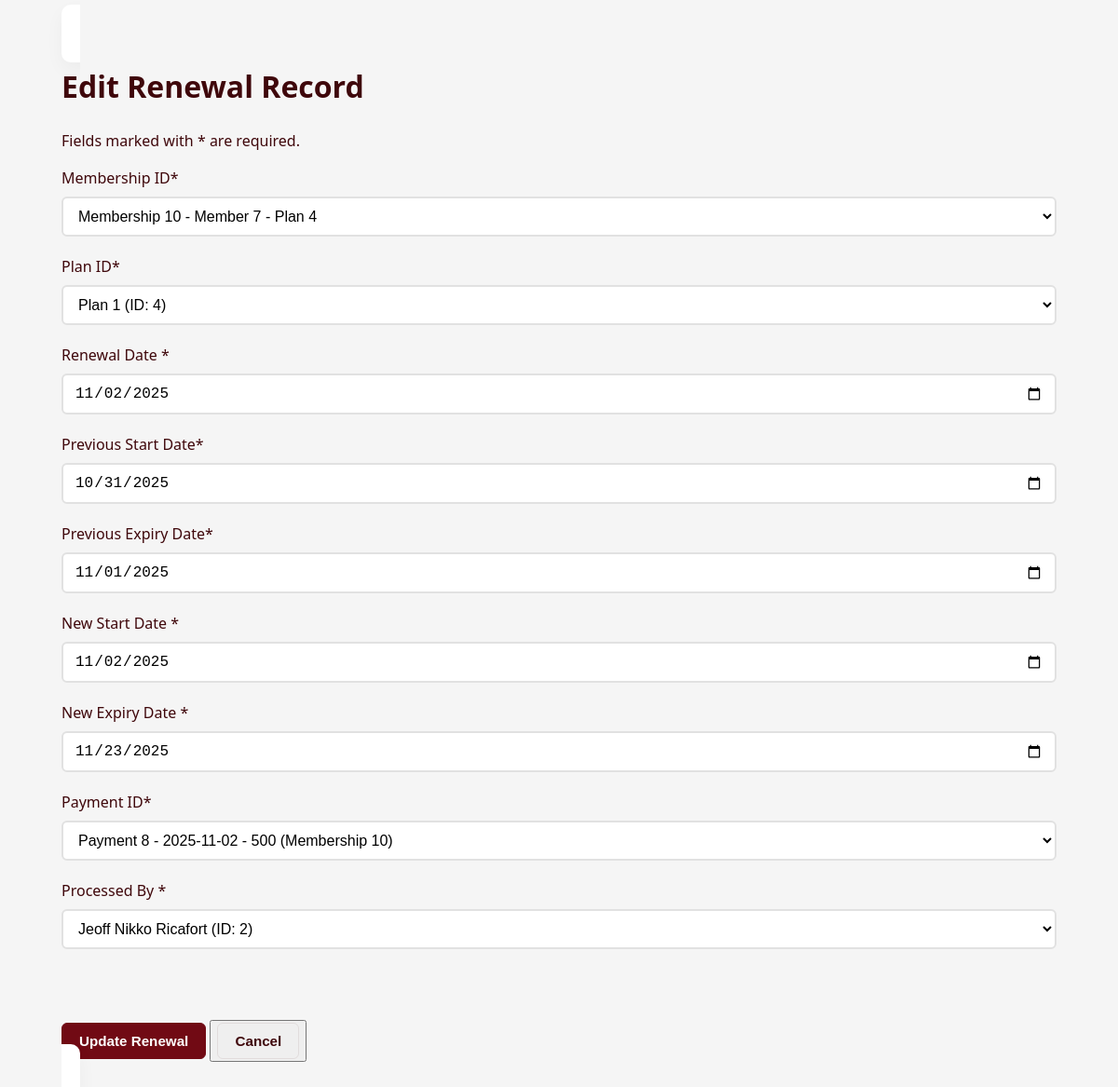
/Renewal/editRenewal.php?renewal_id=3, run on the app's committed database.
### tables this page shows
CREATE TABLE `renewal_record` (
  `renewal_id` int(11) NOT NULL,
  `membership_id` int(11) NOT NULL,
  `plan_id` int(11) NOT NULL,
  `renewal_date` date NOT NULL,
  `previous_start_date` date NOT NULL,
  `previous_expiry_date` date NOT NULL,
  `new_start_date` date NOT NULL,
  `new_expiry_date` date NOT NULL,
  `payment_id` int(11) NOT NULL,
  `employee_id` int(11) NOT NULL
);

CREATE TABLE `membership_plans` (
  `plan_id` int(11) NOT NULL,
  `plan_name` varchar(255) NOT NULL,
  `description` varchar(255) NOT NULL,
  `duration` int(11) NOT NULL,
  `price` decimal(11,0) NOT NULL,
  `plan_type` enum('Individual','Family','Student','Corporate') NOT NULL,
  `status` enum('active','not_active','','') NOT NULL,
  `created_at` timestamp NOT NULL DEFAULT current_timestamp() ON UPDATE current_timestamp(),
  `updated_at` timestamp NOT NULL DEFAULT current_timestamp()
);

CREATE TABLE `profile` (
  `id` int(11) NOT NULL,
  `role_id` int(11) NOT NULL,
  `fname` varchar(255) NOT NULL,
  `lname` varchar(255) NOT NULL,
  `mname` varchar(1) DEFAULT NULL,
  `phone_num` varchar(20) NOT NULL,
  `address` varchar(255) NOT NULL,
  `sex` enum('Male','Female') NOT NULL,
  `dob` date NOT NULL,
  `join_date` date NOT NULL,
  `status` enum('Active','Inactive','','') NOT NULL,
  `created_at` datetime NOT NULL,
  `updated_at` datetime NOT NULL,
  `email` varchar(225) NOT NULL
);

### classes/database.php (called while the page is built, shortened)
<?php
class Database{
    private $host = "localhost";
    private $username = "root";
    private $password = "";
    private $dbname = "gym membership system";
    public function connect(){
        $this->conn = new PDO("mysql:host=$this->host;dbname=$this->dbname",$this->username,
        $this->password);
        return $this->conn;
    }
}
?>

### classes/membership.php (called while the page is built, shortened)
<?php
    require_once 'database.php';
    class Memberships extends Database{
        public function viewMembership($search = "", $status = ""){
            $sql = "SELECT m.*,
                          mp.fname as member_fname, mp.mname as member_mname, mp.lname as member_lname,
                          sp.fname as staff_fname, sp.mname as staff_mname, sp.lname as staff_lname,
                          p.plan_name
                   FROM membership m
                   LEFT JOIN profile mp ON m.member_id = mp.id AND mp.role_id = 1
                   LEFT JOIN profile sp ON m.employee_id = sp.id AND sp.role_id = 2
                   LEFT JOIN membership_plans p ON m.plan_id = p.plan_id
                   WHERE (CONCAT(mp.fname, ' ', mp.lname) LIKE CONCAT('%',:search,'%')
                         OR m.member_id LIKE CONCAT('%',:search,'%'))
                   AND m.membership_status LIKE CONCAT('%',:status,'%')
                   ORDER BY m.membership_id ASC";
            $query = $this->connect()->prepare($sql);
            $query->bindParam(":search", $search);
            $query->bindParam(":status", $status);
            if($query->execute()){
                return $query->fetchAll();
            } else {
                return null;
            }
        }
    }

### classes/renewal_rec.php (called while the page is built, shortened)
<?php
    require_once 'database.php';
    class RenewalRecords extends Database{
        public function fetchRenewal($prenewal_id){
            $sql = "SELECT * FROM renewal_record WHERE renewal_id=:renewal_id";
            $query = $this->connect()->prepare($sql);
            $prenewal_id = (int)$prenewal_id;
            $query->bindParam(":renewal_id", $prenewal_id, PDO::PARAM_INT);
            if ($query->execute()){
                return $query->fetch();
            } else {
                return null;
            }
        }
    }

### classes/membership_plan.php (called while the page is built, shortened)
<?php
    require_once 'database.php';
    class MembershipPlans extends Database{
        public function viewPlan($search = "", $plan_type = ""){
        $sql = "SELECT * FROM membership_plans WHERE plan_name LIKE CONCAT('%',:search,'%') AND plan_type LIKE CONCAT('%',:plan_type,'%') ORDER BY plan_id  ASC";
        $query = $this->connect()->prepare($sql);
        $query->bindParam(":search", $search);
        $query->bindParam(":plan_type", $plan_type);
        if($query->execute()){
            return $query->fetchAll();
        } else {
            return null;
        }
        }
    }

### classes/payment.php (called while the page is built, shortened)
<?php
    require_once 'database.php';
    class Payments extends Database{
        public function viewPayment($search = "", $status = ""){
            $sql = "SELECT p.*,
                          CONCAT(pr.fname, ' ', pr.mname, ' ', pr.lname) as staff_name,
                          m.*,
                          CONCAT(mp.fname, ' ', mp.mname, ' ', mp.lname) as member_name
                   FROM payment p
                   LEFT JOIN profile pr ON p.employee_id = pr.id AND pr.role_id = 2
                   LEFT JOIN membership m ON p.membership_id = m.membership_id
                   LEFT JOIN profile mp ON m.member_id = mp.id AND mp.role_id = 1
                   WHERE (CONCAT(mp.fname, ' ', mp.lname) LIKE CONCAT('%',:search,'%')
                         OR p.membership_id LIKE CONCAT('%',:search,'%'))
                   AND p.payment_status LIKE CONCAT('%',:status,'%')
                   ORDER BY p.payment_id ASC";
            $query = $this->connect()->prepare($sql);
            $query->bindParam(":search", $search);
            $query->bindParam(":status", $status);
            if($query->execute()){
                return $query->fetchAll();
            } else {
                return null;
            }
        }
    }

### Renewal/editRenewal.php (the view, shortened to what this page needs)
<?php
require_once "../classes/renewal_rec.php";
require_once "../classes/membership.php";
require_once "../classes/membership_plan.php";
require_once "../classes/payment.php";
$renewalObj = new RenewalRecords();
$membershipObj = new Memberships();
$planObj = new MembershipPlans();
$paymentObj = new Payments();
$memberships = $membershipObj->viewMembership();
$plans = $planObj->viewPlan();
$payments = $paymentObj->viewPayment();
$sql_staff = "SELECT id, fname, mname, lname FROM profile WHERE role_id = 2 ORDER BY fname, lname";
$db = new Database();
$qstaff = $db->connect()->prepare($sql_staff);
$employees = [];
if ($qstaff->execute()) {
    $employees = $qstaff->fetchAll();
}
$memberNames = [];
$renewal = [];
$errors = [];
if($_SERVER["REQUEST_METHOD"] == "GET"){
    if(isset($_GET["renewal_id"])){
        $renewal_id = trim(htmlspecialchars($_GET["renewal_id"]));
        $renewal = $renewalObj->fetchRenewal($renewal_id);
    } else {
        echo "<a href='viewRenewal.php'>Return to View Renewals</a>";
        exit("Renewal Record Not Found!");
    }
}
?>
<!DOCTYPE html>
<html lang="en">
<head>
    <link rel="stylesheet" href="../index.css">
</head>
<body>
   <main class="page-container">
        <selection class="form-card">
            <h1>Edit Renewal Record</h1>
            <p class="helper-note">Fields marked with <span class="required">*</span> are required.</p>
            <form action="" method="POST">
                <div class="form-group">
                    <label for="membership_id">Membership ID<span class="required">*</span></label>
                        <select class="form-control" name="membership_id" id="membership_id">
                            <?php if (!empty($memberships)) : ?>
                                <?php foreach ($memberships as $ms) : ?>
                                    <?php $msId = $ms['membership_id'] ?? $ms['id'] ?? null; $mId = $ms['member_id'] ?? null; $mName = $memberNames[$mId] ?? ('Member ' . $mId); $planId = $ms['plan_id'] ?? ''; ?>
                                    <option value="<?= $msId ?>" <?= (isset($renewal['membership_id']) && $renewal['membership_id'] == $msId) ? 'selected' : '' ?>>Membership <?= $msId ?> - <?= htmlspecialchars($mName) ?> - Plan <?= $planId ?></option>
                                <?php endforeach; ?>
                            <?php endif; ?>
                        </select>
            </div>
                <div class="form-group">
                    <label for="plan_id">Plan ID<span class="required">*</span></label>
                        <select class="form-control" name="plan_id" id="plan_id">
                            <?php if (!empty($plans)) : ?>
                                <?php foreach ($plans as $p) : ?>
                                    <?php $pId = $p['plan_id'] ?? $p['id'] ?? null; $pName = $p['plan_name'] ?? ('Plan ' . $pId); ?>
                                    <option value="<?= $pId ?>" <?= (isset($renewal['plan_id']) && $renewal['plan_id'] == $pId) ? 'selected' : '' ?>><?= htmlspecialchars($pName) ?> (ID: <?= $pId ?>)</option>
                                <?php endforeach; ?>
                            <?php endif; ?>
                        </select>
            </div>
            <div class="form-group">
                <label for="renewal_date">Renewal Date <span class="required">*</span></label>
                    <input class="form-control" type="date" name="renewal_date" id="renewal_date" value="<?=$renewal["renewal_date"] ?? "" ?>">
        </div>
            <div class="form-group">
                <label for="previous_start_date">Previous Start Date<span>*</span></label>
                    <input class="form-control" type="date" name="previous_start_date" id="previous_start_date" value="<?=$renewal["previous_start_date"] ?? "" ?>">
        </div>
            <div class="form-group">
                <label for="previous_expiry_date">Previous Expiry Date<span class="required">*</span></label>
                    <input class="form-control" type="date" name="previous_expiry_date" id="previous_expiry_date" value="<?=$renewal["previous_expiry_date"] ?? "" ?>">
        </div>
            <div class="form-group">
                <label for="new_start_date">New Start Date <span class="required">*</span></label>
                    <input class="form-control" type="date" name="new_start_date" id="new_start_date" value="<?=$renewal["new_start_date"] ?? "" ?>">
        </div>
            <div class="form-group">
                <label for="new_expiry_date">New Expiry Date <span class="required">*</span></label>
                    <input class="form-control" type="date" name="new_expiry_date" id="new_expiry_date" value="<?=$renewal["new_expiry_date"] ?? "" ?>">
        </div>
            <div class="form-group">
                    <label for="payment_id">Payment ID<span class="required">*</span></label>
                        <select class="form-control" name="payment_id" id="payment_id">
                            <?php if (!empty($payments)) : ?>
                                <?php foreach ($payments as $pay) : ?>
                                    <?php $payId = $pay['payment_id'] ?? $pay['id'] ?? null; $payDate = $pay['payment_date'] ?? ''; $payAmt = $pay['amount'] ?? ''; $payMs = $pay['membership_id'] ?? ''; ?>
                                    <option value="<?= $payId ?>" <?= (isset($renewal['payment_id']) && $renewal['payment_id'] == $payId) ? 'selected' : '' ?>>Payment <?= $payId ?> </option>
                                <?php endforeach; ?>
                            <?php endif; ?>
                        </select>
            </div>
            <div class="form-group">
                    <label for="employee_id">Processed By <span class="required">*</span></label>
                        <select class="form-control" name="employee_id" id="employee_id">
                            <?php if (!empty($employees)) : ?>
                                <?php foreach ($employees as $e) : ?>
                                    <?php $eId = $e['id']; $eName = trim($e['fname'] . ' ' . ($e['mname'] ? $e['mname'] . ' ' : '') . $e['lname']); ?>
                                    <option value="<?= $eId ?>" <?= (isset($renewal['employee_id']) && $renewal['employee_id'] == $eId) ? 'selected' : '' ?>><?= htmlspecialchars($eName) ?> (ID: <?= $eId ?>)</option>
                                <?php endforeach; ?>
                            <?php endif; ?>
                        </select>
                        <p class="error"><?= $errors['employee_id'] ?? '' ?></p><br><br>
            </div>
            <div class="footer-actions">
                <input type="submit" class="btn btn-primary" value="Update Renewal"> <span><button><a class="btn btn-outline" href="viewRenewal.php">Cancel</a></button></span>
                </div>
            </form>
        </selection>
    </main>
</body>
</html>

### index.css (style rules this page uses)
:root { --dark: #3F070B; --accent: #710A14; --white: #ffffff; --muted: #f5f5f5; --container-max: 1100px; }
* { box-sizing:border-box }
html,body { height:100%; }
body { margin:0; font-family: 'Segoe UI', Tahoma, Geneva, Verdana, sans-serif; background: var(--muted); color: var(--dark); line-height:1.5; -webkit-font-smoothing:antialiased; padding-bottom: 60px; }
.btn { display:inline-block; padding:10px 18px; border-radius:6px; text-decoration:none; font-weight:600; font-size:0.95rem; cursor:pointer; transition:all 180ms ease; border:none; }
.btn-primary { background:var(--accent); color:var(--white); border:1px solid var(--accent); }
.btn-outline { background:transparent; color:var(--dark); border:1px solid rgba(63,7,11,0.08); }
.form-control { width:100%; padding:10px 12px; border:1px solid #ddd; border-radius:6px; font-size:1rem; background:#fff; }
.page-container { max-width:1100px;margin:24px auto;padding:0 16px }
.form-card { background:var(--white);padding:20px;border-radius:10px;box-shadow:0 8px 20px rgba(0,0,0,0.04) }
.form-group { margin-bottom: 20px; }
.form-group label { display: block; margin-bottom: 8px; color: var(--dark); font-weight: 500; }
.form-control { width: 100%; padding: 10px 12px; border: 2px solid #e1e1e1; border-radius: 6px; font-size: 1rem; transition: border-color 0.2s; }

### data on the page
renewal_record: membership_id "Membership 10 - Member 7 - Plan 4", plan_id "Plan 1 (ID: 4)", renewal_date "11/02/2025", previous_start_date "10/31/2025", previous_expiry_date "11/01/2025", new_start_date "11/02/2025", new_expiry_date "11/23/2025", payment_id "Payment 8 - 2025-11-02 - 500 (Membership 10)", employee_id "Jeoff Nikko Ricafort (ID: 2)"
